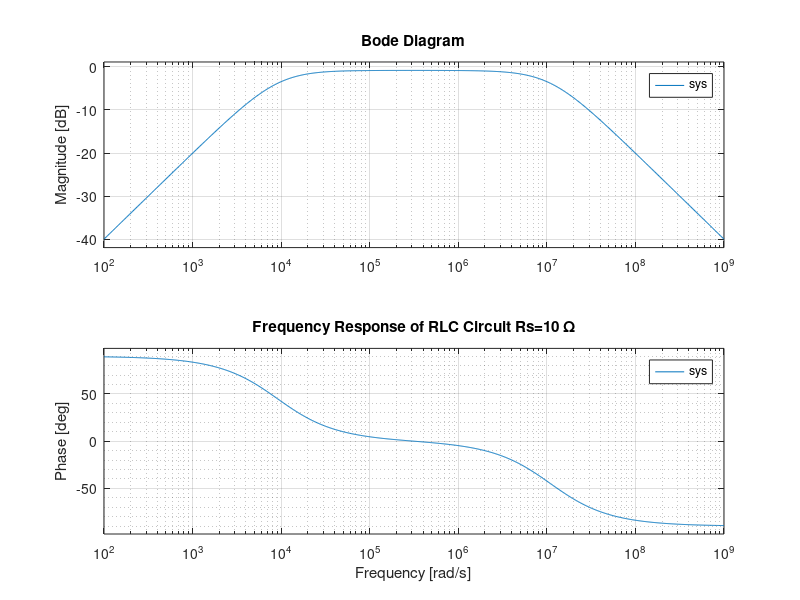

This figure's MATLAB source:
% Parameters
R = 100;       % Ohms
L = 1e-3;      % Henry
C = 0.01e-6;      % Farad

Rs= 10;  %Test for different values.

num = [R*L, 0];
den = [R*L*C* Rs, (R*L+Rs*L), Rs*R];

%Transfer function model;
sys=tf(num,den);

bode(sys);
% grid on;
grid minor;
title(['Frequency Response of RLC Circuit Rs=', num2str(Rs), ' \Omega']); % Add a descriptive title


